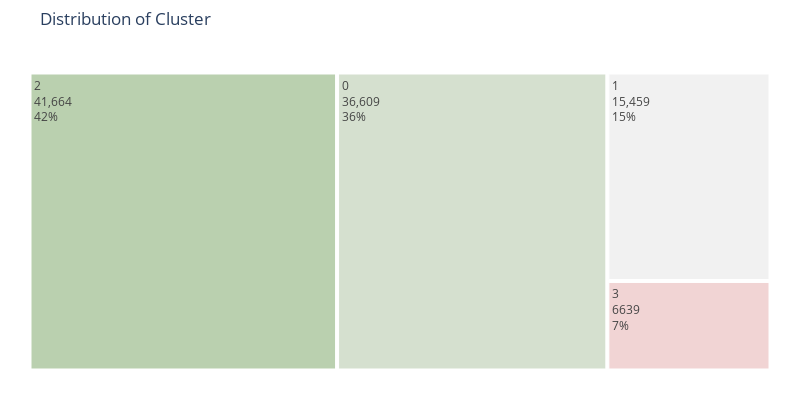

Notebook cell for this chart:
### Code cell
#Creating a Treemap with Plotly Express
# colors=['#fae588','#f79d65','#f9dc5c','#e8ac65','#e76f51','#ef233c','#b7094c'] #color palette
colors=['#bad0af','#d5e0cf','#f1f1f1','#f1d4d4'] #color palette
import plotly.express as px

fig = px.treemap(fig3, path=['Cluster'],values='Count'
                 , width=800, height=400
                 ,title="Distribution of Cluster")

fig.update_layout(
    treemapcolorway = colors, #defines the colors in the treemap
    margin = dict(t=50, l=25, r=25, b=25))

fig.data[0].textinfo = 'label+text+value+percent root'
fig.show()

### Figure 1 — Plotly figure (JSON) as saved in the notebook; plotly's stock layout.template omitted (floating-point values rounded to 4 significant figures)
{"data": [{"branchvalues": "total", "domain": {"x": [0, 1], "y": [0, 1]}, "hovertemplate": "labels=%{label}<br>Count=%{value}<br>parent=%{parent}<br>id=%{id}<extra></extra>", "ids": ["0", "1", "2", "3"], "labels": ["0", "1", "2", "3"], "name": "", "parents": ["", "", "", ""], "textinfo": "label+text+value+percent root", "type": "treemap", "values": [36609, 15459, 41664, 6639]}], "layout": {"height": 400, "legend": {"tracegroupgap": 0}, "margin": {"b": 25, "l": 25, "r": 25, "t": 50}, "title": {"text": "Distribution of Cluster"}, "treemapcolorway": ["#bad0af", "#d5e0cf", "#f1f1f1", "#f1d4d4"], "width": 800}}
